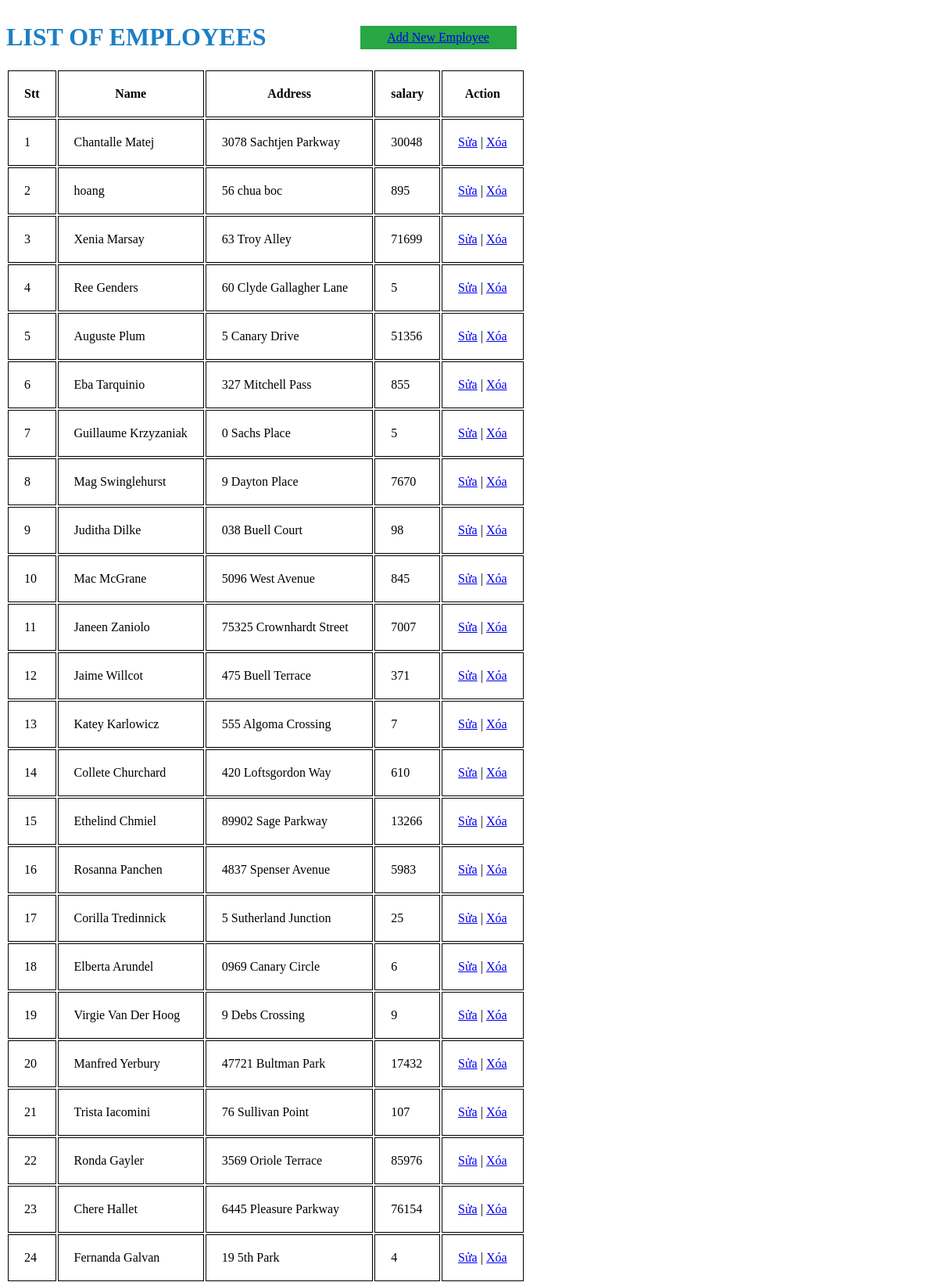
The page / (upper part) on the database its author committed.
### tables this page shows
CREATE TABLE IF NOT EXISTS `list` (
  `id` int(11) DEFAULT NULL,
  `name` varchar(50) DEFAULT NULL,
  `address` varchar(50) DEFAULT NULL,
  `salary` float DEFAULT NULL
);

### index.php (the view, shortened to what this page needs)
<?php
    require "condb.php";
?>
<!DOCTYPE html>
<html lang="en">
<head>
</head>
<body>
    <div class="header">
        <h1 style="color:#1C7FC5">LIST OF EMPLOYEES</h1>
        <div class="add"><a href="add.php">Add New Employee</a></div>
    </div>
    <div class="container">
        <table >
            <tr>
                <th>Stt</th>
                <th>Name</th>
                <th>Address</th>
                <th>salary</th>
                <th>Action</th>
            </tr>
            <?php
                $sql ="SELECT * FROM list";
                $result = $conn->query($sql);
                $stt = 1;
                while($row = $result->fetch_assoc()) {
            ?>
                    <tr>
                        <td><?php echo $stt++; ?></td>
                        <td><?php echo $row['name'] ?></td>
                        <td><?php echo $row['address'] ?></td>
                        <td><?php echo $row['salary'] ?></td>
                        <td>
                            <a href="fix.php?id=<?php echo $row['id']; ?>">Sửa</a> | <a href="delete.php?id=<?php echo $row['id']; ?>">Xóa</a></td>
                    </tr>
            <?php
                }
            ?>
        </table>
    </div>
</body>
</html>

### index.php (style rules this page uses)
tr, td, th { border: 1px solid black; padding:20px; background-color: # }
.header { display: flex; align-items: center; }
.add { display: flex; align-items: center; width: 200px; height: 30px; background-color: #28A745; margin-left:120px; justify-content:center; }

### rows shown on the page
list: name "Chantalle Matej", address "3078 Sachtjen Parkway", salary "30048"
list: name "hoang", address "56 chua boc", salary "895"
list: name "Xenia Marsay", address "63 Troy Alley", salary "71699"
list: name "Ree Genders", address "60 Clyde Gallagher Lane", salary "5"
list: name "Auguste Plum", address "5 Canary Drive", salary "51356"
list: name "Eba Tarquinio", address "327 Mitchell Pass", salary "855"
list: name "Guillaume Krzyzaniak", address "0 Sachs Place", salary "5"
list: name "Mag Swinglehurst", address "9 Dayton Place", salary "7670"
list: name "Juditha Dilke", address "038 Buell Court", salary "98"
list: name "Mac McGrane", address "5096 West Avenue", salary "845"
list: name "Janeen Zaniolo", address "75325 Crownhardt Street", salary "7007"
list: name "Jaime Willcot", address "475 Buell Terrace", salary "371"
list: name "Katey Karlowicz", address "555 Algoma Crossing", salary "7"
list: name "Collete Churchard", address "420 Loftsgordon Way", salary "610"
list: name "Ethelind Chmiel", address "89902 Sage Parkway", salary "13266"
list: name "Rosanna Panchen", address "4837 Spenser Avenue", salary "5983"
list: name "Corilla Tredinnick", address "5 Sutherland Junction", salary "25"
list: name "Elberta Arundel", address "0969 Canary Circle", salary "6"
list: name "Virgie Van Der Hoog", address "9 Debs Crossing", salary "9"
list: name "Manfred Yerbury", address "47721 Bultman Park", salary "17432"
list: name "Trista Iacomini", address "76 Sullivan Point", salary "107"
list: name "Ronda Gayler", address "3569 Oriole Terrace", salary "85976"
list: name "Chere Hallet", address "6445 Pleasure Parkway", salary "76154"
list: name "Fernanda Galvan", address "19 5th Park", salary "4"
